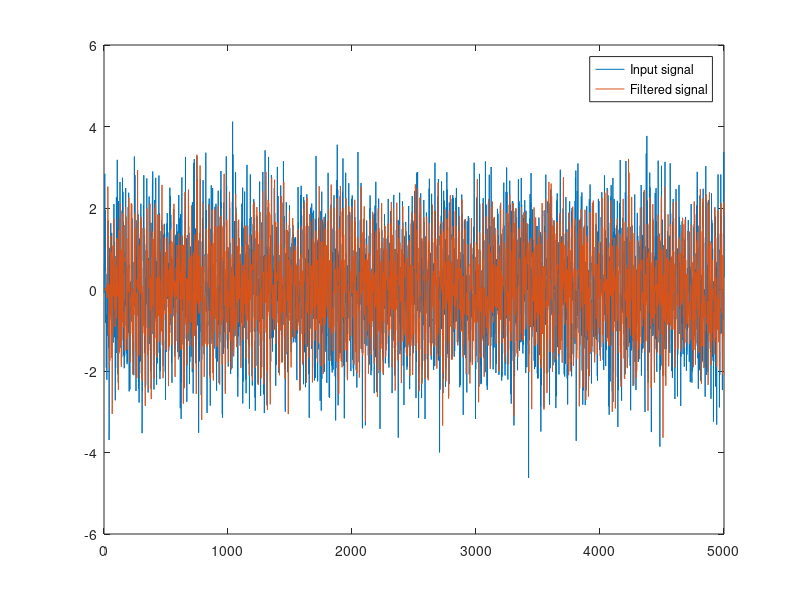
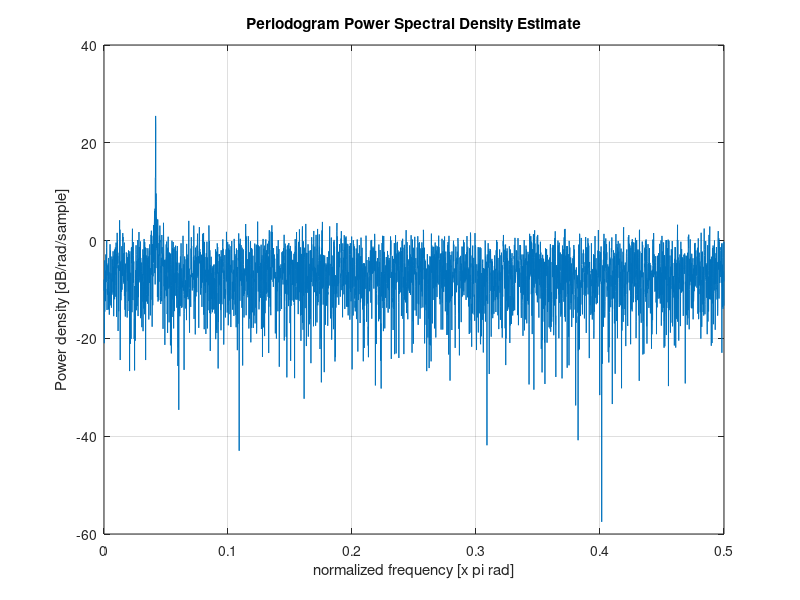

Write the MATLAB code that produced these figures, in order. (Note: this script raises an error after producing the figures.)
clear; close all;clc

load quiz4.mat


fs= 1;

%Emil's signal is #3

input_signal = signal(3,:);




plot(input_signal)

fft_signal = fft(input_signal);

signal_power = abs(fft_signal/length(fft_signal));
ss_power = signal_power(1:length(signal_power)/2+1); %Single sided power 

freq_vector = fs*(0:length(signal_power)/2);


[~,I] = max(ss_power);

fprintf('Maximum occurs at %d Hz.\n',freq_vector(I));



plot (freq_vector, ss_power)

fir_filt = fir1(50,0.6);


filtered_signal= filter(fir_filt,1,input_signal);

plot(input_signal)
hold on
plot(filtered_signal)

legend ('Input signal', 'Filtered signal')
hold off

figure
periodogram(input_signal)





n = 100;                    % Filter order
f = [0 0.01  0.3 1];         % Frequency band edges
a = [0  1  0 0];           % Amplitudes
b = firpm(n,f,a);
bb = firls(n,f,a);


fvtool(b,1,bb,1)


% close all; 
% 
% filtered_sig= filter(b,1,input_signal);
% 
% figure 
% 
% plot(input_signal);
% plot(filtered_signal);
% 
% 
% 
